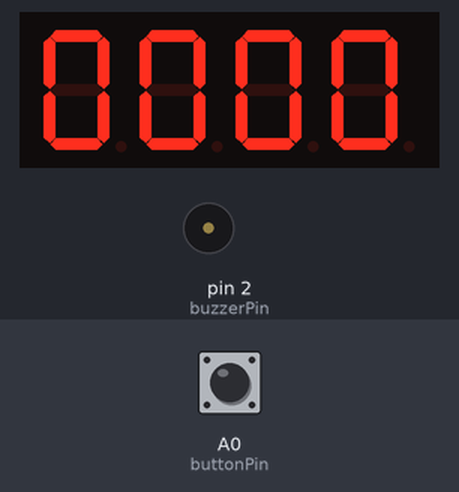
A sketch run on a simulated Arduino Uno, built with avr-gcc and run on an emulated ATmega328P. On the bench: 4-digit seven-segment display, buzzer (waves = sounding). Wiring (inferred from the names in the program): 4-digit 7-segment display, segments lit when HIGH: segments pin 7, pin 8, pin 9, pin 10, pin 11, pin 12, pin 13; digit selects pin 6, pin 5, pin 4, pin 3. The test bench sets the inputs (shaded band); at power-on: A0 (buttonPin) HIGH. Random numbers use the default seed unless the sketch sets one; the segment pins are drawn as the display they are named for.

Above: at 1.2 s.
1.3 s: A0 (buttonPin) pulled LOW for 0.15 s
At 1.99 s:
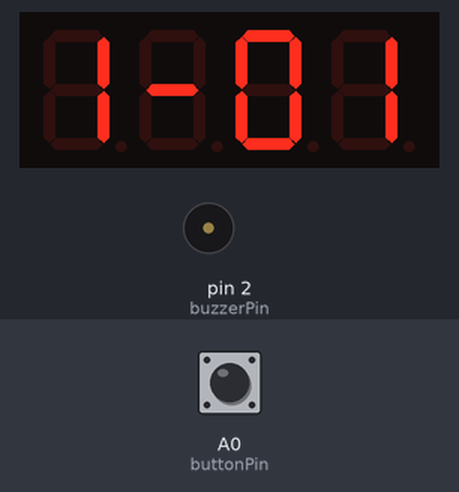
2.0 s: A0 (buttonPin) pulled LOW for 1 s
3.6 s: A0 (buttonPin) pulled LOW for 1 s
At 5.09 s:
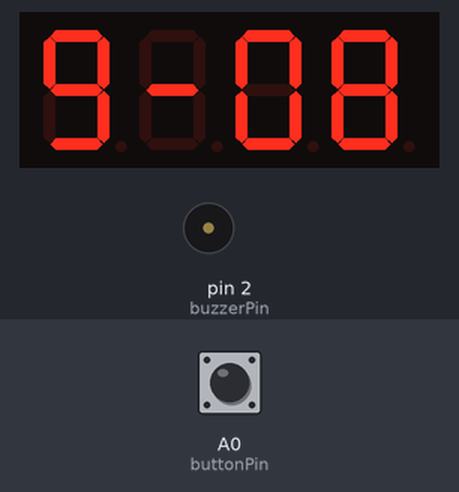
5.2 s: A0 (buttonPin) pulled LOW for 1 s
6.8 s: A0 (buttonPin) pulled LOW for 3.2 s
At 9.25 s:
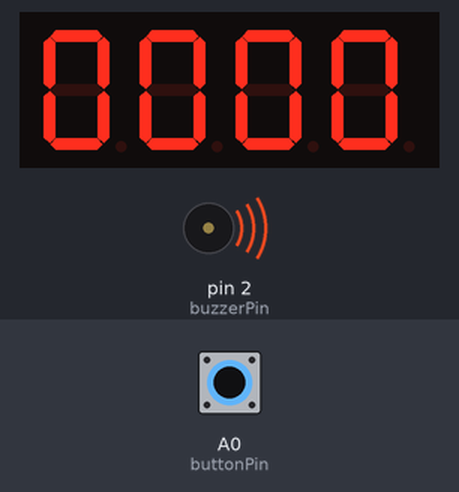
11.5 s: A0 (buttonPin) pulled LOW for 0.15 s
At 12.59 s:
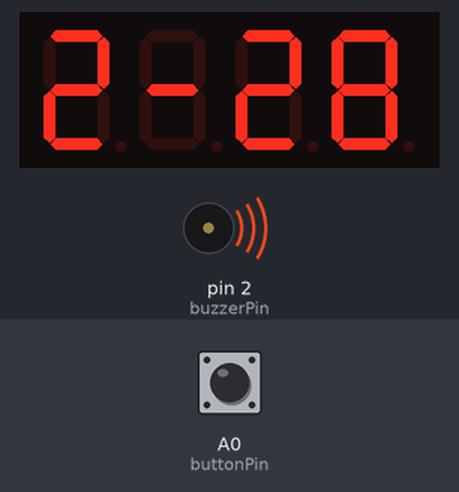
Timing chart, 0 to 13.2 s (numbered marks = the images above; inputs shaded):
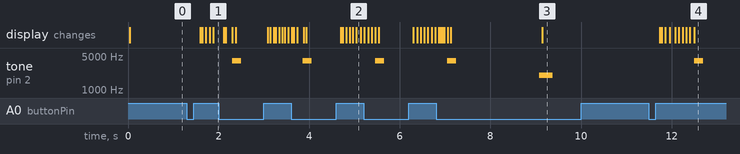

The sketch:

Bingo.ino
```cpp
// ===================== CONFIGURAÇÃO DE PINOS =====================
const int numDigits = 4;
const int segmentPins[7] = {7, 8, 9, 10, 11, 12, 13};         // Segmentos A-G (comuns a todos os dígitos)
const int digitPins[numDigits] = {6, 5, 4, 3};                // Pinos para seleção dos 4 dígitos
const int buttonPin = A0;                                     // Botão de sorteio / reinício
const int buzzerPin = 2;                                      // Pino para o buzzer

// ===================== VARIÁVEIS DE ESTADO =====================
bool drawnNumbers[76] = {false};   // Controla quais números de 1 a 75 já foram sorteados
int totalDrawn = 0;                // Total de números sorteados
int lastNumber = 0;                // Último número sorteado
bool finished = false;             // Indica se todos os 75 números foram sorteados
bool buttonPressed = false;        // Estado do botão
bool showLastBeforeFim = false;    // Controla exibição final do último número
bool fimMostrado = false;          // Controla se "FIM" já foi exibido

unsigned long buttonPressTime = 0;
const unsigned long longPressDuration = 2000; // Tempo para pressionar e reiniciar

// ===================== MAPA DE NÚMEROS E CARACTERES =====================
// Dígitos de 0 a 9 para display de 7 segmentos (A-G)
const byte digits[10][7] = {
  {1,1,1,1,1,1,0}, // 0
  {0,1,1,0,0,0,0}, // 1
  {1,1,0,1,1,0,1}, // 2
  {1,1,1,1,0,0,1}, // 3
  {0,1,1,0,0,1,1}, // 4
  {1,0,1,1,0,1,1}, // 5
  {1,0,1,1,1,1,1}, // 6
  {1,1,1,0,0,0,0}, // 7
  {1,1,1,1,1,1,1}, // 8
  {1,1,1,1,0,1,1}  // 9
};

// Caracteres personalizados para letras e hífen
const byte letraF[7]      = {1,0,0,1,0,0,1}; // Letra F
const byte letraI[7]      = {1,0,0,1,0,0,1}; // Letra I
const byte letraM[7]      = {1,0,0,1,0,0,1}; // Letra M
const byte letraESPACO[7] = {0,0,0,0,0,0,0}; // Espaço (apagado)
const byte charHifen[7]   = {0,0,0,0,0,0,1}; // Traço (-)

// ===================== CONFIGURAÇÃO INICIAL =====================
void setup() {
  for (int i = 0; i < 7; i++) pinMode(segmentPins[i], OUTPUT);     // Configura segmentos
  for (int i = 0; i < numDigits; i++) pinMode(digitPins[i], OUTPUT); // Configura dígitos
  pinMode(buttonPin, INPUT_PULLUP);  // Botão com pull-up interno
  pinMode(buzzerPin, OUTPUT);        // Buzzer
  randomSeed(analogRead(A5));        // Semente de aleatoriedade
}

// ===================== LOOP PRINCIPAL =====================
void loop() {
  handleButton();  // Lida com o botão de sorteio/reinício

  if (finished) {
    // Exibe o último número por 5 segundos com multiplexação
    if (showLastBeforeFim) {
      unsigned long start = millis();
      while (millis() - start < 5000) {
        displayFormattedNumber(lastNumber);
      }
      showLastBeforeFim = false;
    }
    // Pisca "FIM" com som, 5 vezes
    else if (!fimMostrado) {
      for (int i = 0; i < 5; i++) {
        displayFIM();                  // Mostra "FIM"
        tone(buzzerPin, 2000, 200);    // Emite bip
        delay(500);                    // FIM visível
        clearAllDigits();              // Apaga display
        delay(500);                    // FIM apagado
      }
      fimMostrado = true;
      clearAllDigits();                // Apaga após final
    }
  } else {
    displayFormattedNumber(lastNumber); // Exibe número normalmente
  }
}

// ===================== LÓGICA DO BOTÃO =====================
void handleButton() {
  static bool wasHeld = false;

  if (digitalRead(buttonPin) == LOW) {
    // Pressionado pela primeira vez
    if (!buttonPressed) {
      buttonPressed = true;
      buttonPressTime = millis();
    }
    // Pressionado por mais de 2 segundos => reinicia
    else if (!wasHeld && millis() - buttonPressTime >= longPressDuration) {
      wasHeld = true;
      resetGame();
      tone(buzzerPin, 2000, 300);
    }
  } else {
    if (buttonPressed && !wasHeld) {
      if (finished) {
        resetGame(); // Se fim, reinicia ao clicar
      } else {
        animateDraw();               // Animação antes do sorteio
        int number = drawNumber();  // Sorteia
        if (number > 0) {
          lastNumber = number;
          tone(buzzerPin, 4000, 200);
          if (totalDrawn >= 75) {
            showLastBeforeFim = true;
            finished = true;
          }
        }
      }
    }
    buttonPressed = false;
    wasHeld = false;
  }
}

// ===================== SORTEIO DE NÚMERO =====================
int drawNumber() {
  if (totalDrawn >= 75) return -1;

  int n;
  do {
    n = random(1, 76); // Gera de 1 a 75
  } while (drawnNumbers[n]);

  drawnNumbers[n] = true;
  totalDrawn++;
  return n;
}

// ===================== REINICIAR O JOGO =====================
void resetGame() {
  for (int i = 1; i <= 75; i++) drawnNumbers[i] = false;
  totalDrawn = 0;
  lastNumber = 0;
  finished = false;
  showLastBeforeFim = false;
  fimMostrado = false;
}

// ===================== ANIMAÇÃO ANTES DO SORTEIO =====================
void animateDraw() {
  unsigned long start = millis();
  while (millis() - start < 800) {
    int n = random(1, 76);
    displayFormattedNumber(n); // Mostra número aleatório
    delay(50);
  }
}

// ===================== EXIBIR NÚMERO NO FORMATO PREFIXO-XX =====================
void displayFormattedNumber(int number) {
  if (number == 0) {
    // Exibe 0000 no início
    showDigit(0, 0);
    showDigit(1, 0);
    showDigit(2, 0);
    showDigit(3, 0);
    return;
  }

  // Define prefixo numérico baseado na faixa
  int prefix;
  if (number <= 15)      prefix = 1;
  else if (number <= 30) prefix = 2;
  else if (number <= 45) prefix = 3;
  else if (number <= 60) prefix = 4;
  else                   prefix = 5;

  int dezena = (number / 10) % 10;
  int unidade = number % 10;

  // Exibe ex: 2-43 no display
  showDigit(0, prefix);
  showCustomChar(1, charHifen);
  showDigit(2, dezena);
  showDigit(3, unidade);
}

// ===================== EXIBE "FIM" NO DISPLAY =====================
void displayFIM() {
  showCustomChar(0, letraF);
  showCustomChar(1, letraI);
  showCustomChar(2, letraM);
  showCustomChar(3, letraESPACO);
}

// ===================== EXIBIÇÃO DE DÍGITOS E CARACTERES =====================
void showDigit(int pos, int num) {
  for (int i = 0; i < numDigits; i++) digitalWrite(digitPins[i], HIGH);
  for (int i = 0; i < 7; i++) digitalWrite(segmentPins[i], digits[num][i]);
  digitalWrite(digitPins[pos], LOW);
  delay(5); // Multiplexação
}

void clearDigit(int pos) {
  for (int i = 0; i < numDigits; i++) digitalWrite(digitPins[i], HIGH);
  for (int i = 0; i < 7; i++) digitalWrite(segmentPins[i], LOW);
  digitalWrite(digitPins[pos], LOW);
  delay(5);
}

void showCustomChar(int pos, const byte seg[7]) {
  for (int i = 0; i < numDigits; i++) digitalWrite(digitPins[i], HIGH);
  for (int i = 0; i < 7; i++) digitalWrite(segmentPins[i], seg[i]);
  digitalWrite(digitPins[pos], LOW);
  delay(5);
}

void clearAllDigits() {
  for (int i = 0; i < numDigits; i++) clearDigit(i);
}
```

Measured:
- after the input at 1.3 s, the display: first changes after 0.30 s (image 1 shows a later state)
- after the input at 11.5 s, tone on pin 2 (buzzerPin): silent → 4000 Hz after 1.0 s, → silent 0.20 s later; the display: first changes after 0.24 s (image 4 shows a later state)
